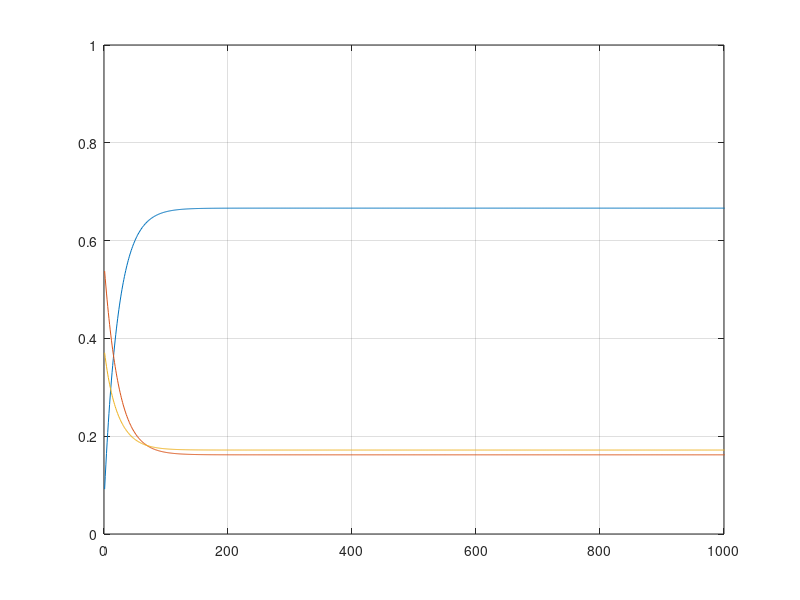

Source code (MATLAB):
clc; clear all; close all;
%%
ng = 3;
pg = rand(3,1);
pg = pg/sum(pg);

goal_transition_P = eye(ng) + rand(ng)/10;
s = repmat(sum(goal_transition_P, 2),1,ng);
goal_transition_P = goal_transition_P./s;

pg_hist = pg;
for i=1:1000
    pg = goal_transition_P'*pg;
    pg_hist = [pg_hist, pg];
end
%%

A = eye(2);
pg = [0.3;0.7];
dt=0.01;
for i=1:10
    pg = pg + A*pg*dt;
end


%%
plot(pg_hist');
hold on; grid on;
axis([0, 1000, 0, 1]);